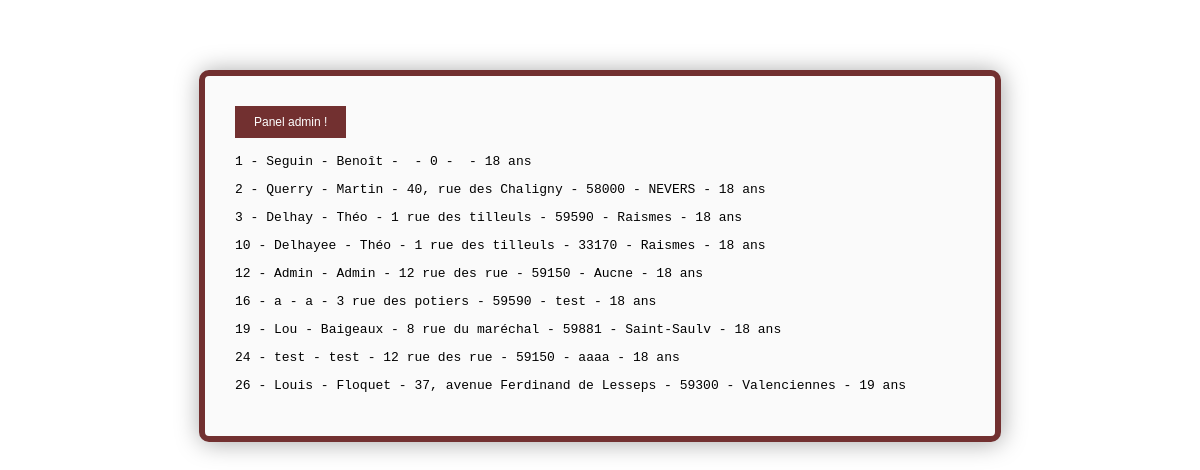
The app's page /listes.php (signed in) with its own data.
### tables this page shows
CREATE TABLE `adherents` (
  `id_client` int(5) NOT NULL,
  `nom_client` varchar(20) NOT NULL,
  `prenom_client` varchar(20) NOT NULL,
  `adresse_client` varchar(50) NOT NULL,
  `code_postal` int(5) NOT NULL,
  `ville` varchar(20) NOT NULL,
  `mdp` varchar(11) NOT NULL,
  `admin` int(1) NOT NULL,
  `demande_delete` int(1) NOT NULL,
  `age` int(1) NOT NULL
);

### listes.php (the view, shortened to what this page needs)
<?php
if ($_SESSION['autoriser']!="oui") {
    header("location:index.php");
}
else {
?>
<!DOCTYPE html>
<html>
<head>
<link rel="stylesheet" type="text/css" href="style.css"></head>
<body>
<form class="form-style-9" >
<ul>
<li>
    <a href="http://localhost/projet2-php-db/admin.php"><input type="button" value="Panel admin !" /></a>
</li>
<?php
    $username = 'lou';
    $password = 'lou';
$pdo = new PDO("mysql:host=localhost;dbname=livre_projet_2", $username, $password);
$sql_recherche_client="SELECT * FROM adherents";
$recherche_client = $pdo->query($sql_recherche_client);
$resulat = $recherche_client->fetchAll(PDO::FETCH_OBJ);
$count = $recherche_client->rowCount();
for($n = 0; $n < $count; $n++) {
    echo '<pre>';
        echo($resulat[$n]->id_client);
        echo ' - ';
        echo($resulat[$n]->nom_client);
        echo ' - ';
        echo($resulat[$n]->prenom_client);
        echo ' - ';
        echo($resulat[$n]->adresse_client);
        echo ' - ';
        echo($resulat[$n]->code_postal);
        echo ' - ';
        echo($resulat[$n]->ville);
        echo ' - ';
        echo($resulat[$n]->age.' ans');
        echo '</pre>';
}
}
?>
      </form>
</body>
</html>

### style.css (style rules this page uses)
.form-style-9 { max-width: 730px; background: #FAFAFA; padding: 30px; margin: 70px auto; box-shadow: 1px 1px 25px rgba(0, 0, 0, 0.35); border-radius: 10px; border: 6px solid #723030; }
.form-style-9 ul { padding:0; margin:0; list-style:none; }
.form-style-9 ul li { display: block; margin-bottom: 10px; min-height: 35px; }
.form-style-9 ul li input[type="button"], .form-style-9 ul li input[type="submit"] { -moz-box-shadow: inset 0px 1px 0px 0px #723030; -webkit-box-shadow: inset 0px 1px 0px 0px #723030; box-shadow: inset 0px 1px 0px 0px #723030; background-color: #723030; border: 1px solid #723030; display: inline-block; cursor: pointer; color: #FFFFFF; padding: 8px 18px; text-decoration: none; font: 12px Arial, Helvetica, sans-serif; }

### records on screen
adherents: id_client "1", nom_client "Seguin", prenom_client "Benoît", code_postal "0", age "18"
adherents: id_client "2", nom_client "Querry", prenom_client "Martin", adresse_client "40, rue des Chaligny", code_postal "58000", ville "NEVERS", age "18"
adherents: id_client "3", nom_client "Delhay", prenom_client "Théo", adresse_client "1 rue des tilleuls", code_postal "59590", ville "Raismes", age "18"
adherents: id_client "10", nom_client "Delhayee", prenom_client "Théo", adresse_client "1 rue des tilleuls", code_postal "33170", ville "Raismes", age "18"
adherents: id_client "12", nom_client "Admin", prenom_client "Admin", adresse_client "12 rue des rue", code_postal "59150", ville "Aucne", age "18"
adherents: id_client "16", nom_client "a", prenom_client "a", adresse_client "3 rue des potiers", code_postal "59590", ville "test", age "18"
adherents: id_client "19", nom_client "Lou", prenom_client "Baigeaux", adresse_client "8 rue du maréchal", code_postal "59881", ville "Saint-Saulv", age "18"
adherents: id_client "24", nom_client "test", prenom_client "test", adresse_client "12 rue des rue", code_postal "59150", ville "aaaa", age "18"
adherents: id_client "26", nom_client "Louis", prenom_client "Floquet", adresse_client "37, avenue Ferdinand de Lesseps", code_postal "59300", ville "Valenciennes", age "19"
